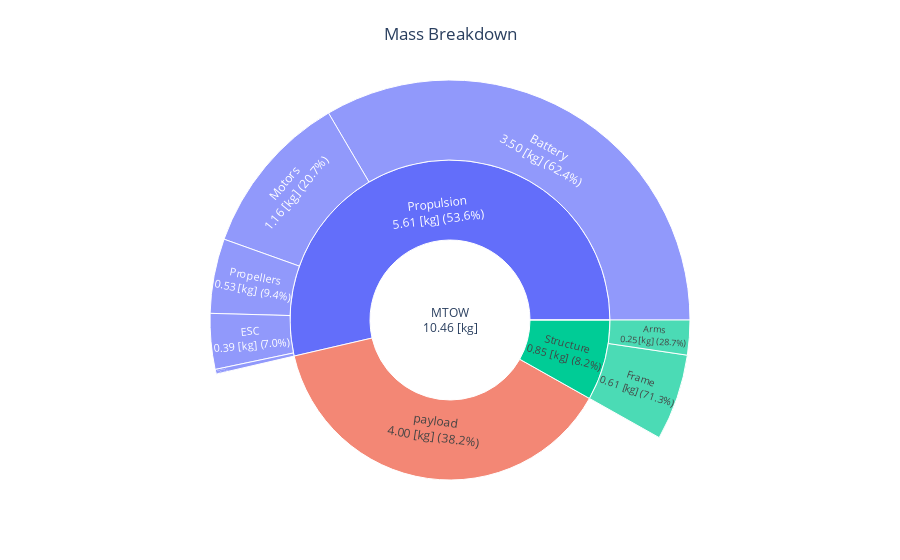

Here is the notebook cell this chart was saved with:
### Code cell
import os.path as pth
from fastoad.io import VariableIO

DATA_FOLDER_PATH = '../data'
WORK_FOLDER_PATH = '../workdir'

MDA_OUTPUT_FILE = pth.join(WORK_FOLDER_PATH, 'problem_outputs_mda.xml')
MDO_OUTPUT_FILE = pth.join(WORK_FOLDER_PATH, 'problem_outputs_mdo.xml')

fig = mass_breakdown_sun_plot(MDO_OUTPUT_FILE)
fig.show()

### Figure 1 — Plotly figure (JSON) as saved in the notebook; plotly's stock layout.template omitted (floating-point values rounded to 4 significant figures)
{"data": [{"branchvalues": "total", "labels": ["MTOW<br>10.46 [kg]", "payload<br>4.00 [kg] (38.2%)", "fuel_mission<br>0.00 [kg] (0.0%)", "Propulsion<br>5.61 [kg] (53.6%)", "Structure<br>0.85 [kg] (8.2%)", "Propellers<br>0.53 [kg] (9.4%)", "Motors<br>1.16 [kg] (20.7%)", "Gearboxes<br>0.03 [kg] (0.6%)", "ESC<br>0.39 [kg] (7.0%)", "Battery<br>3.50 [kg] (62.4%)", "Frame<br>0.61 [kg] (71.3%)", "Arms<br>0.25 [kg] (28.7%)"], "parents": ["", "MTOW<br>10.46 [kg]", "MTOW<br>10.46 [kg]", "MTOW<br>10.46 [kg]", "MTOW<br>10.46 [kg]", "Propulsion<br>5.61 [kg] (53.6%)", "Propulsion<br>5.61 [kg] (53.6%)", "Propulsion<br>5.61 [kg] (53.6%)", "Propulsion<br>5.61 [kg] (53.6%)", "Propulsion<br>5.61 [kg] (53.6%)", "Structure<br>0.85 [kg] (8.2%)", "Structure<br>0.85 [kg] (8.2%)"], "type": "sunburst", "values": [10.46, 4, 0, 5.611, 0.8531, 0.5258, 1.16, 0.03313, 0.392, 3.5, 0.6079, 0.2453]}], "layout": {"margin": {"b": 0, "l": 0, "r": 0, "t": 80}, "title": {"text": "Mass Breakdown", "x": 0.5}}}
